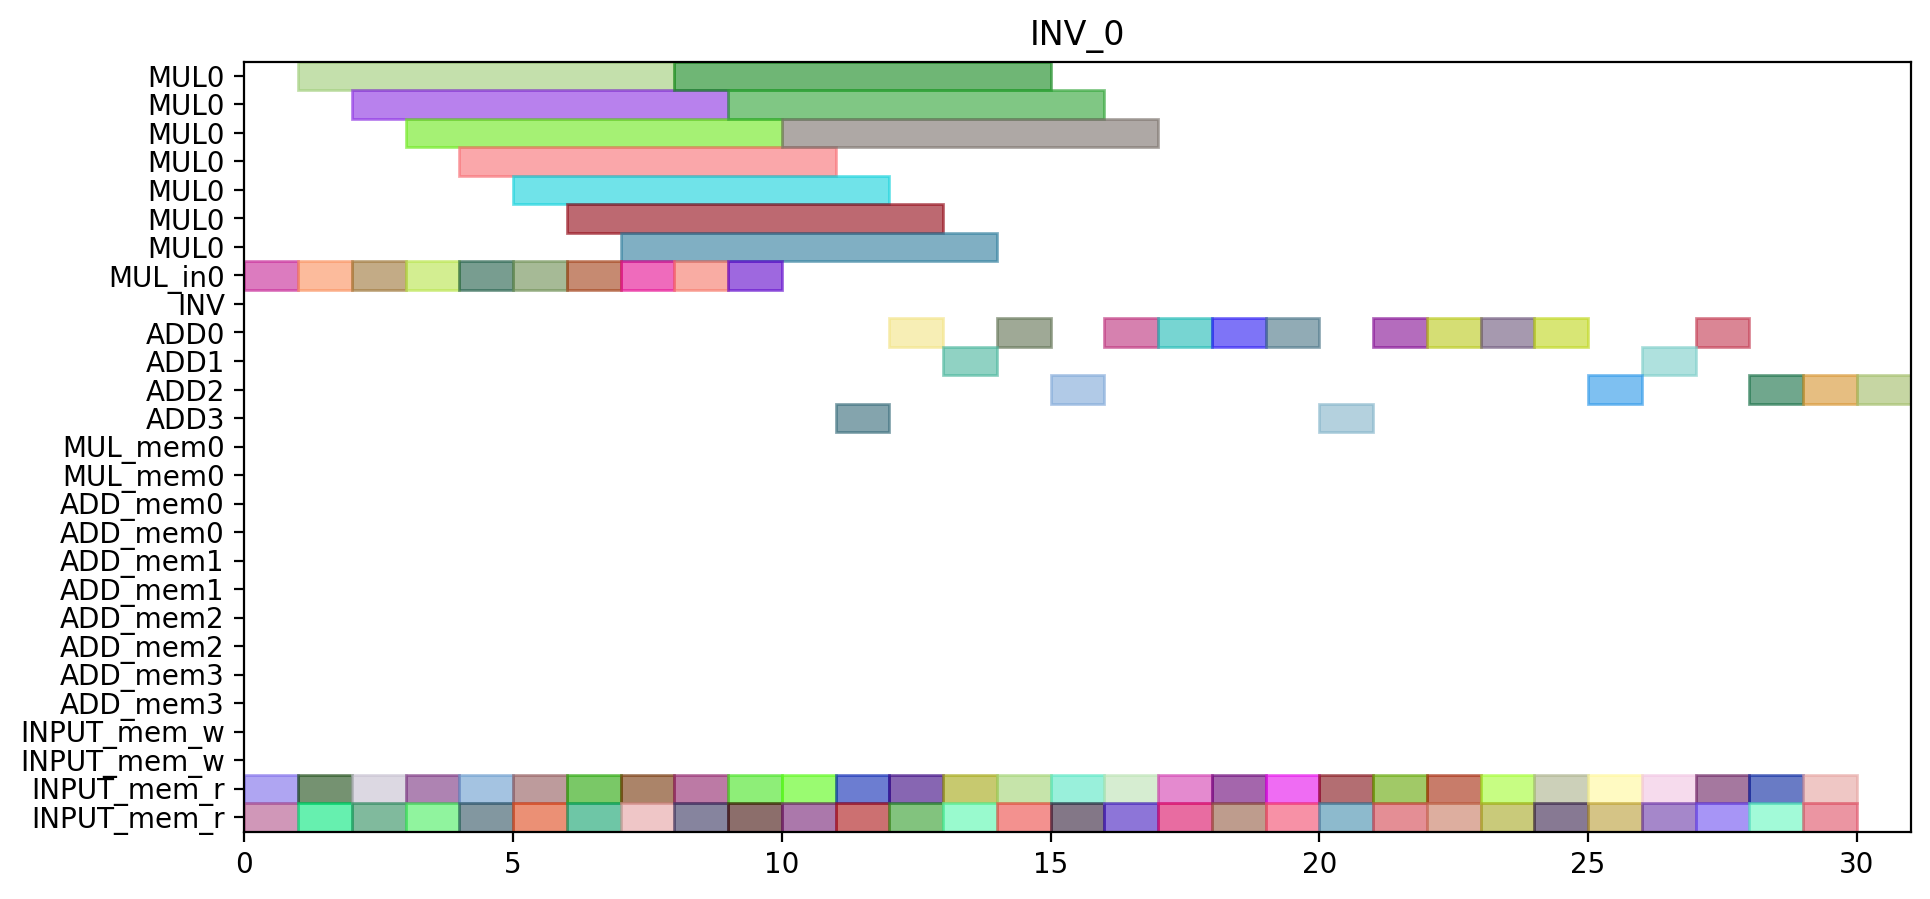

Reproduce this figure in Python.
from pyschedule import Scenario, solvers, plotters, alt


def solve():
	horizon = 131
	S = Scenario("INV_0", horizon=horizon)

	# resource
	MUL = S.Resources('MUL', num=1, size=7)
	MUL_in = S.Resources('MUL_in', num=1)
	INV = S.Resource('INV')
	ADD = S.Resources('ADD', num=4, periods=range(1, horizon))
	MUL_mem = S.Resources('MUL_mem', num=1, size=2)
	ADD_mem = S.Resources('ADD_mem', num=4, size=2)
	INPUT_mem_w = S.Resource('INPUT_mem_w', size=2)
	INPUT_mem_r = S.Resource('INPUT_mem_r', size=2)

	# result of previous scheduling

	# new tasks
	c_aa_a1_0 = S.Task('c_aa_a1_0', length=1, delay_cost=1)
	c_aa_a1_0 += alt(ADD)

	c_aa_a1_0_mem0 = S.Task('c_aa_a1_0_mem0', length=1, delay_cost=1)
	c_aa_a1_0_mem0 += INPUT_mem_r
	S += c_aa_a1_0_mem0 <= c_aa_a1_0

	c_aa_a1_0_mem1 = S.Task('c_aa_a1_0_mem1', length=1, delay_cost=1)
	c_aa_a1_0_mem1 += INPUT_mem_r
	S += c_aa_a1_0_mem1 <= c_aa_a1_0

	c_aa_a1_1 = S.Task('c_aa_a1_1', length=1, delay_cost=1)
	c_aa_a1_1 += alt(ADD)

	c_aa_a1_1_mem0 = S.Task('c_aa_a1_1_mem0', length=1, delay_cost=1)
	c_aa_a1_1_mem0 += INPUT_mem_r
	S += c_aa_a1_1_mem0 <= c_aa_a1_1

	c_aa_a1_1_mem1 = S.Task('c_aa_a1_1_mem1', length=1, delay_cost=1)
	c_aa_a1_1_mem1 += INPUT_mem_r
	S += c_aa_a1_1_mem1 <= c_aa_a1_1

	c_aa_t10 = S.Task('c_aa_t10', length=1, delay_cost=1)
	c_aa_t10 += alt(ADD)

	c_aa_t10_mem0 = S.Task('c_aa_t10_mem0', length=1, delay_cost=1)
	c_aa_t10_mem0 += INPUT_mem_r
	S += c_aa_t10_mem0 <= c_aa_t10

	c_aa_t10_mem1 = S.Task('c_aa_t10_mem1', length=1, delay_cost=1)
	c_aa_t10_mem1 += INPUT_mem_r
	S += c_aa_t10_mem1 <= c_aa_t10

	c_aa_t11 = S.Task('c_aa_t11', length=1, delay_cost=1)
	c_aa_t11 += alt(ADD)

	c_aa_t11_mem0 = S.Task('c_aa_t11_mem0', length=1, delay_cost=1)
	c_aa_t11_mem0 += INPUT_mem_r
	S += c_aa_t11_mem0 <= c_aa_t11

	c_aa_t11_mem1 = S.Task('c_aa_t11_mem1', length=1, delay_cost=1)
	c_aa_t11_mem1 += INPUT_mem_r
	S += c_aa_t11_mem1 <= c_aa_t11

	c_aa_t3_t0_in = S.Task('c_aa_t3_t0_in', length=1, delay_cost=1)
	c_aa_t3_t0_in += alt(MUL_in)
	c_aa_t3_t0 = S.Task('c_aa_t3_t0', length=7, delay_cost=1)
	c_aa_t3_t0 += alt(MUL)
	S += c_aa_t3_t0>=c_aa_t3_t0_in

	c_aa_t3_t0_mem0 = S.Task('c_aa_t3_t0_mem0', length=1, delay_cost=1)
	c_aa_t3_t0_mem0 += INPUT_mem_r
	S += c_aa_t3_t0_mem0 <= c_aa_t3_t0

	c_aa_t3_t0_mem1 = S.Task('c_aa_t3_t0_mem1', length=1, delay_cost=1)
	c_aa_t3_t0_mem1 += INPUT_mem_r
	S += c_aa_t3_t0_mem1 <= c_aa_t3_t0

	c_aa_t3_t1_in = S.Task('c_aa_t3_t1_in', length=1, delay_cost=1)
	c_aa_t3_t1_in += alt(MUL_in)
	c_aa_t3_t1 = S.Task('c_aa_t3_t1', length=7, delay_cost=1)
	c_aa_t3_t1 += alt(MUL)
	S += c_aa_t3_t1>=c_aa_t3_t1_in

	c_aa_t3_t1_mem0 = S.Task('c_aa_t3_t1_mem0', length=1, delay_cost=1)
	c_aa_t3_t1_mem0 += INPUT_mem_r
	S += c_aa_t3_t1_mem0 <= c_aa_t3_t1

	c_aa_t3_t1_mem1 = S.Task('c_aa_t3_t1_mem1', length=1, delay_cost=1)
	c_aa_t3_t1_mem1 += INPUT_mem_r
	S += c_aa_t3_t1_mem1 <= c_aa_t3_t1

	c_aa_t3_t2 = S.Task('c_aa_t3_t2', length=1, delay_cost=1)
	c_aa_t3_t2 += alt(ADD)

	c_aa_t3_t2_mem0 = S.Task('c_aa_t3_t2_mem0', length=1, delay_cost=1)
	c_aa_t3_t2_mem0 += INPUT_mem_r
	S += c_aa_t3_t2_mem0 <= c_aa_t3_t2

	c_aa_t3_t2_mem1 = S.Task('c_aa_t3_t2_mem1', length=1, delay_cost=1)
	c_aa_t3_t2_mem1 += INPUT_mem_r
	S += c_aa_t3_t2_mem1 <= c_aa_t3_t2

	c_aa_t3_t3 = S.Task('c_aa_t3_t3', length=1, delay_cost=1)
	c_aa_t3_t3 += alt(ADD)

	c_aa_t3_t3_mem0 = S.Task('c_aa_t3_t3_mem0', length=1, delay_cost=1)
	c_aa_t3_t3_mem0 += INPUT_mem_r
	S += c_aa_t3_t3_mem0 <= c_aa_t3_t3

	c_aa_t3_t3_mem1 = S.Task('c_aa_t3_t3_mem1', length=1, delay_cost=1)
	c_aa_t3_t3_mem1 += INPUT_mem_r
	S += c_aa_t3_t3_mem1 <= c_aa_t3_t3

	c_bb_a1_0 = S.Task('c_bb_a1_0', length=1, delay_cost=1)
	c_bb_a1_0 += alt(ADD)

	c_bb_a1_0_mem0 = S.Task('c_bb_a1_0_mem0', length=1, delay_cost=1)
	c_bb_a1_0_mem0 += INPUT_mem_r
	S += c_bb_a1_0_mem0 <= c_bb_a1_0

	c_bb_a1_0_mem1 = S.Task('c_bb_a1_0_mem1', length=1, delay_cost=1)
	c_bb_a1_0_mem1 += INPUT_mem_r
	S += c_bb_a1_0_mem1 <= c_bb_a1_0

	c_bb_a1_1 = S.Task('c_bb_a1_1', length=1, delay_cost=1)
	c_bb_a1_1 += alt(ADD)

	c_bb_a1_1_mem0 = S.Task('c_bb_a1_1_mem0', length=1, delay_cost=1)
	c_bb_a1_1_mem0 += INPUT_mem_r
	S += c_bb_a1_1_mem0 <= c_bb_a1_1

	c_bb_a1_1_mem1 = S.Task('c_bb_a1_1_mem1', length=1, delay_cost=1)
	c_bb_a1_1_mem1 += INPUT_mem_r
	S += c_bb_a1_1_mem1 <= c_bb_a1_1

	c_bb_t10 = S.Task('c_bb_t10', length=1, delay_cost=1)
	c_bb_t10 += alt(ADD)

	c_bb_t10_mem0 = S.Task('c_bb_t10_mem0', length=1, delay_cost=1)
	c_bb_t10_mem0 += INPUT_mem_r
	S += c_bb_t10_mem0 <= c_bb_t10

	c_bb_t10_mem1 = S.Task('c_bb_t10_mem1', length=1, delay_cost=1)
	c_bb_t10_mem1 += INPUT_mem_r
	S += c_bb_t10_mem1 <= c_bb_t10

	c_bb_t11 = S.Task('c_bb_t11', length=1, delay_cost=1)
	c_bb_t11 += alt(ADD)

	c_bb_t11_mem0 = S.Task('c_bb_t11_mem0', length=1, delay_cost=1)
	c_bb_t11_mem0 += INPUT_mem_r
	S += c_bb_t11_mem0 <= c_bb_t11

	c_bb_t11_mem1 = S.Task('c_bb_t11_mem1', length=1, delay_cost=1)
	c_bb_t11_mem1 += INPUT_mem_r
	S += c_bb_t11_mem1 <= c_bb_t11

	c_bb_t3_t0_in = S.Task('c_bb_t3_t0_in', length=1, delay_cost=1)
	c_bb_t3_t0_in += alt(MUL_in)
	c_bb_t3_t0 = S.Task('c_bb_t3_t0', length=7, delay_cost=1)
	c_bb_t3_t0 += alt(MUL)
	S += c_bb_t3_t0>=c_bb_t3_t0_in

	c_bb_t3_t0_mem0 = S.Task('c_bb_t3_t0_mem0', length=1, delay_cost=1)
	c_bb_t3_t0_mem0 += INPUT_mem_r
	S += c_bb_t3_t0_mem0 <= c_bb_t3_t0

	c_bb_t3_t0_mem1 = S.Task('c_bb_t3_t0_mem1', length=1, delay_cost=1)
	c_bb_t3_t0_mem1 += INPUT_mem_r
	S += c_bb_t3_t0_mem1 <= c_bb_t3_t0

	c_bb_t3_t1_in = S.Task('c_bb_t3_t1_in', length=1, delay_cost=1)
	c_bb_t3_t1_in += alt(MUL_in)
	c_bb_t3_t1 = S.Task('c_bb_t3_t1', length=7, delay_cost=1)
	c_bb_t3_t1 += alt(MUL)
	S += c_bb_t3_t1>=c_bb_t3_t1_in

	c_bb_t3_t1_mem0 = S.Task('c_bb_t3_t1_mem0', length=1, delay_cost=1)
	c_bb_t3_t1_mem0 += INPUT_mem_r
	S += c_bb_t3_t1_mem0 <= c_bb_t3_t1

	c_bb_t3_t1_mem1 = S.Task('c_bb_t3_t1_mem1', length=1, delay_cost=1)
	c_bb_t3_t1_mem1 += INPUT_mem_r
	S += c_bb_t3_t1_mem1 <= c_bb_t3_t1

	c_bb_t3_t2 = S.Task('c_bb_t3_t2', length=1, delay_cost=1)
	c_bb_t3_t2 += alt(ADD)

	c_bb_t3_t2_mem0 = S.Task('c_bb_t3_t2_mem0', length=1, delay_cost=1)
	c_bb_t3_t2_mem0 += INPUT_mem_r
	S += c_bb_t3_t2_mem0 <= c_bb_t3_t2

	c_bb_t3_t2_mem1 = S.Task('c_bb_t3_t2_mem1', length=1, delay_cost=1)
	c_bb_t3_t2_mem1 += INPUT_mem_r
	S += c_bb_t3_t2_mem1 <= c_bb_t3_t2

	c_bb_t3_t3 = S.Task('c_bb_t3_t3', length=1, delay_cost=1)
	c_bb_t3_t3 += alt(ADD)

	c_bb_t3_t3_mem0 = S.Task('c_bb_t3_t3_mem0', length=1, delay_cost=1)
	c_bb_t3_t3_mem0 += INPUT_mem_r
	S += c_bb_t3_t3_mem0 <= c_bb_t3_t3

	c_bb_t3_t3_mem1 = S.Task('c_bb_t3_t3_mem1', length=1, delay_cost=1)
	c_bb_t3_t3_mem1 += INPUT_mem_r
	S += c_bb_t3_t3_mem1 <= c_bb_t3_t3

	c_cc_a1_0 = S.Task('c_cc_a1_0', length=1, delay_cost=1)
	c_cc_a1_0 += alt(ADD)

	c_cc_a1_0_mem0 = S.Task('c_cc_a1_0_mem0', length=1, delay_cost=1)
	c_cc_a1_0_mem0 += INPUT_mem_r
	S += c_cc_a1_0_mem0 <= c_cc_a1_0

	c_cc_a1_0_mem1 = S.Task('c_cc_a1_0_mem1', length=1, delay_cost=1)
	c_cc_a1_0_mem1 += INPUT_mem_r
	S += c_cc_a1_0_mem1 <= c_cc_a1_0

	c_cc_a1_1 = S.Task('c_cc_a1_1', length=1, delay_cost=1)
	c_cc_a1_1 += alt(ADD)

	c_cc_a1_1_mem0 = S.Task('c_cc_a1_1_mem0', length=1, delay_cost=1)
	c_cc_a1_1_mem0 += INPUT_mem_r
	S += c_cc_a1_1_mem0 <= c_cc_a1_1

	c_cc_a1_1_mem1 = S.Task('c_cc_a1_1_mem1', length=1, delay_cost=1)
	c_cc_a1_1_mem1 += INPUT_mem_r
	S += c_cc_a1_1_mem1 <= c_cc_a1_1

	c_cc_t10 = S.Task('c_cc_t10', length=1, delay_cost=1)
	c_cc_t10 += alt(ADD)

	c_cc_t10_mem0 = S.Task('c_cc_t10_mem0', length=1, delay_cost=1)
	c_cc_t10_mem0 += INPUT_mem_r
	S += c_cc_t10_mem0 <= c_cc_t10

	c_cc_t10_mem1 = S.Task('c_cc_t10_mem1', length=1, delay_cost=1)
	c_cc_t10_mem1 += INPUT_mem_r
	S += c_cc_t10_mem1 <= c_cc_t10

	c_cc_t11 = S.Task('c_cc_t11', length=1, delay_cost=1)
	c_cc_t11 += alt(ADD)

	c_cc_t11_mem0 = S.Task('c_cc_t11_mem0', length=1, delay_cost=1)
	c_cc_t11_mem0 += INPUT_mem_r
	S += c_cc_t11_mem0 <= c_cc_t11

	c_cc_t11_mem1 = S.Task('c_cc_t11_mem1', length=1, delay_cost=1)
	c_cc_t11_mem1 += INPUT_mem_r
	S += c_cc_t11_mem1 <= c_cc_t11

	c_cc_t3_t0_in = S.Task('c_cc_t3_t0_in', length=1, delay_cost=1)
	c_cc_t3_t0_in += alt(MUL_in)
	c_cc_t3_t0 = S.Task('c_cc_t3_t0', length=7, delay_cost=1)
	c_cc_t3_t0 += alt(MUL)
	S += c_cc_t3_t0>=c_cc_t3_t0_in

	c_cc_t3_t0_mem0 = S.Task('c_cc_t3_t0_mem0', length=1, delay_cost=1)
	c_cc_t3_t0_mem0 += INPUT_mem_r
	S += c_cc_t3_t0_mem0 <= c_cc_t3_t0

	c_cc_t3_t0_mem1 = S.Task('c_cc_t3_t0_mem1', length=1, delay_cost=1)
	c_cc_t3_t0_mem1 += INPUT_mem_r
	S += c_cc_t3_t0_mem1 <= c_cc_t3_t0

	c_cc_t3_t1_in = S.Task('c_cc_t3_t1_in', length=1, delay_cost=1)
	c_cc_t3_t1_in += alt(MUL_in)
	c_cc_t3_t1 = S.Task('c_cc_t3_t1', length=7, delay_cost=1)
	c_cc_t3_t1 += alt(MUL)
	S += c_cc_t3_t1>=c_cc_t3_t1_in

	c_cc_t3_t1_mem0 = S.Task('c_cc_t3_t1_mem0', length=1, delay_cost=1)
	c_cc_t3_t1_mem0 += INPUT_mem_r
	S += c_cc_t3_t1_mem0 <= c_cc_t3_t1

	c_cc_t3_t1_mem1 = S.Task('c_cc_t3_t1_mem1', length=1, delay_cost=1)
	c_cc_t3_t1_mem1 += INPUT_mem_r
	S += c_cc_t3_t1_mem1 <= c_cc_t3_t1

	c_cc_t3_t2 = S.Task('c_cc_t3_t2', length=1, delay_cost=1)
	c_cc_t3_t2 += alt(ADD)

	c_cc_t3_t2_mem0 = S.Task('c_cc_t3_t2_mem0', length=1, delay_cost=1)
	c_cc_t3_t2_mem0 += INPUT_mem_r
	S += c_cc_t3_t2_mem0 <= c_cc_t3_t2

	c_cc_t3_t2_mem1 = S.Task('c_cc_t3_t2_mem1', length=1, delay_cost=1)
	c_cc_t3_t2_mem1 += INPUT_mem_r
	S += c_cc_t3_t2_mem1 <= c_cc_t3_t2

	c_cc_t3_t3 = S.Task('c_cc_t3_t3', length=1, delay_cost=1)
	c_cc_t3_t3 += alt(ADD)

	c_cc_t3_t3_mem0 = S.Task('c_cc_t3_t3_mem0', length=1, delay_cost=1)
	c_cc_t3_t3_mem0 += INPUT_mem_r
	S += c_cc_t3_t3_mem0 <= c_cc_t3_t3

	c_cc_t3_t3_mem1 = S.Task('c_cc_t3_t3_mem1', length=1, delay_cost=1)
	c_cc_t3_t3_mem1 += INPUT_mem_r
	S += c_cc_t3_t3_mem1 <= c_cc_t3_t3

	c_ab_t0_t0_in = S.Task('c_ab_t0_t0_in', length=1, delay_cost=1)
	c_ab_t0_t0_in += alt(MUL_in)
	c_ab_t0_t0 = S.Task('c_ab_t0_t0', length=7, delay_cost=1)
	c_ab_t0_t0 += alt(MUL)
	S += c_ab_t0_t0>=c_ab_t0_t0_in

	c_ab_t0_t0_mem0 = S.Task('c_ab_t0_t0_mem0', length=1, delay_cost=1)
	c_ab_t0_t0_mem0 += INPUT_mem_r
	S += c_ab_t0_t0_mem0 <= c_ab_t0_t0

	c_ab_t0_t0_mem1 = S.Task('c_ab_t0_t0_mem1', length=1, delay_cost=1)
	c_ab_t0_t0_mem1 += INPUT_mem_r
	S += c_ab_t0_t0_mem1 <= c_ab_t0_t0

	c_ab_t0_t1_in = S.Task('c_ab_t0_t1_in', length=1, delay_cost=1)
	c_ab_t0_t1_in += alt(MUL_in)
	c_ab_t0_t1 = S.Task('c_ab_t0_t1', length=7, delay_cost=1)
	c_ab_t0_t1 += alt(MUL)
	S += c_ab_t0_t1>=c_ab_t0_t1_in

	c_ab_t0_t1_mem0 = S.Task('c_ab_t0_t1_mem0', length=1, delay_cost=1)
	c_ab_t0_t1_mem0 += INPUT_mem_r
	S += c_ab_t0_t1_mem0 <= c_ab_t0_t1

	c_ab_t0_t1_mem1 = S.Task('c_ab_t0_t1_mem1', length=1, delay_cost=1)
	c_ab_t0_t1_mem1 += INPUT_mem_r
	S += c_ab_t0_t1_mem1 <= c_ab_t0_t1

	c_ab_t0_t2 = S.Task('c_ab_t0_t2', length=1, delay_cost=1)
	c_ab_t0_t2 += alt(ADD)

	c_ab_t0_t2_mem0 = S.Task('c_ab_t0_t2_mem0', length=1, delay_cost=1)
	c_ab_t0_t2_mem0 += INPUT_mem_r
	S += c_ab_t0_t2_mem0 <= c_ab_t0_t2

	c_ab_t0_t2_mem1 = S.Task('c_ab_t0_t2_mem1', length=1, delay_cost=1)
	c_ab_t0_t2_mem1 += INPUT_mem_r
	S += c_ab_t0_t2_mem1 <= c_ab_t0_t2

	c_ab_t0_t3 = S.Task('c_ab_t0_t3', length=1, delay_cost=1)
	c_ab_t0_t3 += alt(ADD)

	c_ab_t0_t3_mem0 = S.Task('c_ab_t0_t3_mem0', length=1, delay_cost=1)
	c_ab_t0_t3_mem0 += INPUT_mem_r
	S += c_ab_t0_t3_mem0 <= c_ab_t0_t3

	c_ab_t0_t3_mem1 = S.Task('c_ab_t0_t3_mem1', length=1, delay_cost=1)
	c_ab_t0_t3_mem1 += INPUT_mem_r
	S += c_ab_t0_t3_mem1 <= c_ab_t0_t3

	c_ab_t1_t0_in = S.Task('c_ab_t1_t0_in', length=1, delay_cost=1)
	c_ab_t1_t0_in += alt(MUL_in)
	c_ab_t1_t0 = S.Task('c_ab_t1_t0', length=7, delay_cost=1)
	c_ab_t1_t0 += alt(MUL)
	S += c_ab_t1_t0>=c_ab_t1_t0_in

	c_ab_t1_t0_mem0 = S.Task('c_ab_t1_t0_mem0', length=1, delay_cost=1)
	c_ab_t1_t0_mem0 += INPUT_mem_r
	S += c_ab_t1_t0_mem0 <= c_ab_t1_t0

	c_ab_t1_t0_mem1 = S.Task('c_ab_t1_t0_mem1', length=1, delay_cost=1)
	c_ab_t1_t0_mem1 += INPUT_mem_r
	S += c_ab_t1_t0_mem1 <= c_ab_t1_t0

	c_ab_t1_t1_in = S.Task('c_ab_t1_t1_in', length=1, delay_cost=1)
	c_ab_t1_t1_in += alt(MUL_in)
	c_ab_t1_t1 = S.Task('c_ab_t1_t1', length=7, delay_cost=1)
	c_ab_t1_t1 += alt(MUL)
	S += c_ab_t1_t1>=c_ab_t1_t1_in

	c_ab_t1_t1_mem0 = S.Task('c_ab_t1_t1_mem0', length=1, delay_cost=1)
	c_ab_t1_t1_mem0 += INPUT_mem_r
	S += c_ab_t1_t1_mem0 <= c_ab_t1_t1

	c_ab_t1_t1_mem1 = S.Task('c_ab_t1_t1_mem1', length=1, delay_cost=1)
	c_ab_t1_t1_mem1 += INPUT_mem_r
	S += c_ab_t1_t1_mem1 <= c_ab_t1_t1

	solvers.mip.solve(S,msg=1,kind='CPLEX',ratio_gap=1.01)

	solution = [['hoge']*len(S.solution()[1]) for i in range(len(S.solution()))]
	for i in range(len(S.solution())):
		for j in range(len(S.solution()[i])):
			solution[i][j]=str(S.solution()[i][j])
	print(solution)

	cycles = int(solution[-1][3])

	pic_file_name = "/mnt/rose/usr1/fukuda/pairing_automation_design2/bls12-446/scheduling/INV_mul1_add4/INV_0.png"
	if(S.solution() != []):
		plotters.matplotlib.plot(S,img_filename=pic_file_name, vertical_text=True, fig_size=(cycles*0.25+3, 5), show_task_labels=False)

	return solution
